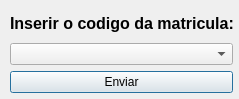
<?xml version="1.0" encoding="UTF-8"?>
<ui version="4.0">
 <class>Fm_InserirMatricula</class>
 <widget class="QDialog" name="Fm_InserirMatricula">
  <property name="geometry">
   <rect>
    <x>0</x>
    <y>0</y>
    <width>239</width>
    <height>99</height>
   </rect>
  </property>
  <property name="windowTitle">
   <string>Inserir Matricula</string>
  </property>
  <widget class="QWidget" name="layoutWidget">
   <property name="geometry">
    <rect>
     <x>10</x>
     <y>10</y>
     <width>223</width>
     <height>83</height>
    </rect>
   </property>
   <layout class="QVBoxLayout" name="verticalLayout">
    <item>
     <widget class="QLabel" name="label">
      <property name="text">
       <string>&lt;html&gt;&lt;head/&gt;&lt;body&gt;&lt;p&gt;&lt;span style=&quot; font-size:12pt; font-weight:700;&quot;&gt;Inserir o codigo da matricula:&lt;/span&gt;&lt;/p&gt;&lt;/body&gt;&lt;/html&gt;</string>
      </property>
     </widget>
    </item>
    <item>
     <widget class="QComboBox" name="comboBox"/>
    </item>
    <item>
     <widget class="QPushButton" name="pushButton">
      <property name="text">
       <string>Enviar</string>
      </property>
     </widget>
    </item>
   </layout>
  </widget>
 </widget>
 <resources/>
 <connections/>
</ui>
